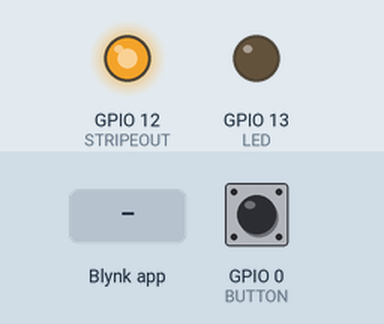
Bench run of a sketch on a simulated ESP8266 (NodeMCU). Parts: output pins drawn as LEDs (lit = HIGH). The test bench sets the inputs (shaded band); at power-on: GPIO 0 (BUTTON) LOW. WiFi joins after 1.5 s; servers stay silent unless stated.

Above: at 2.8 s.
3.1 s: GPIO 0 (BUTTON) pulled HIGH for 0.15 s
At 5.1 s:
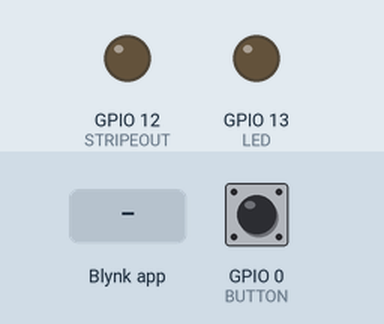
6.1 s: Blynk app writes 1 to V1
At 6.9 s:
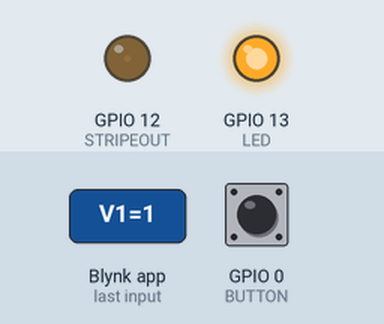
7.6 s: Blynk app writes 200 to V1
At 9.7 s:
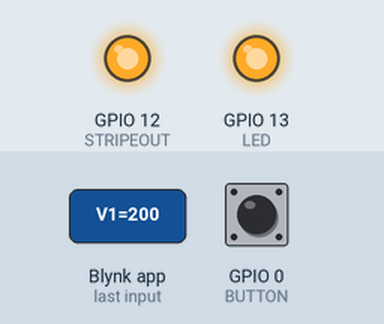
10.0 s: GPIO 0 (BUTTON) pulled HIGH for 1 s
At 11.4 s:
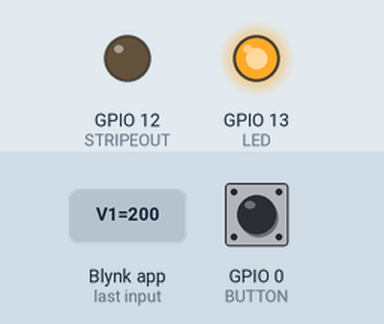
Timing chart, 0 to 13.5 s (numbered marks = the images above; inputs shaded):
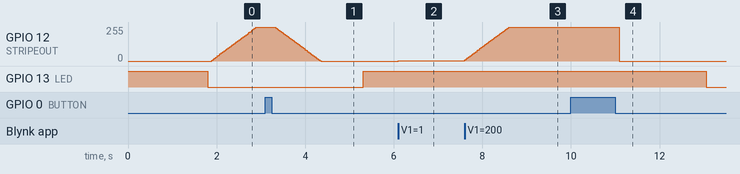

Measured:
- after the input at 3.1 s, GPIO 12 (STRIPEOUT): moves from 255/255 to 0/255 over 1.0 s, starting after 0.23 s; GPIO 13 (LED): LOW → HIGH after 2.2 s instead of 0.76 s
- after the input at 6.1 s, GPIO 12 (STRIPEOUT): 0/255 → 2/255 at once
- after the input at 7.6 s, GPIO 12 (STRIPEOUT): moves from 2/255 to 255/255 over 0.99 s, starting at once
- after the input at 10.0 s, GPIO 12 (STRIPEOUT): 255/255 → 0/255 after 1.1 s; GPIO 13 (LED): HIGH → LOW after 3.1 s

The sketch:

Sonoff_BLynk.ino
```cpp
#define BLYNK_PRINT Serial

#include <ESP8266WiFi.h>
#include <BlynkSimpleEsp8266.h>

#define STRIPEOUT 12
#define LED       13
#define BUTTON    0
#define SW_TIME   40   /* time for contacnts valuation */
#define STEP_TIME 30   /* time for change one step*/
#define STEP_BRIGHT 3  /* step for brightness change*/
#define PWMRANGE 100   /* esp8266 core range for analogWrite function*/

char auth[] = "auth";

char ssid[] = "SSID";
char pass[] = "PSWD";

boolean       sw_f = false, sw = false, gled = false;
unsigned long m_sw, m_step;
byte          cnt = 0, s_cnt=0, brightness = 0, goal_brightness = 0;

BLYNK_WRITE(V1)
{
  goal_brightness = param.asInt(); // assigning incoming value from pin V1 to a variable
}

void check_sw(void)
{
  if (digitalRead(BUTTON)) {
    sw    = false;
    cnt   = 0;
    s_cnt = 0;
  }
  else {
    cnt++;
    s_cnt++;
  }
  if (cnt == 2) sw_f = true;
  if (s_cnt == 50) {
    gled = !gled;
    digitalWrite(LED, gled);
  }
  m_sw = millis();
}

void setup()
{
  pinMode(STRIPEOUT, OUTPUT);
  pinMode(BUTTON,    INPUT);
  pinMode(LED,       OUTPUT);
  digitalWrite(LED,  HIGH);
  analogWriteRange(PWMRANGE);

  Blynk.begin(auth, ssid, pass);
  digitalWrite(LED, LOW);
  m_sw = millis();
  Blynk.virtualWrite(V1, brightness);
}

void loop()
{
  Blynk.run();
  if ((!digitalRead(BUTTON))&&(!sw)) {
    sw = true;
    m_sw = millis();
  }

  if (sw && ((millis() - m_sw) > SW_TIME)) check_sw();

  if (brightness != goal_brightness && (millis() - m_step > STEP_TIME)) {
    if (brightness < goal_brightness) {
      brightness += STEP_BRIGHT;
      if ( (brightness >= goal_brightness)||( brightness < STEP_BRIGHT )) {
        brightness = goal_brightness;
        Blynk.virtualWrite(V1, brightness);
      }
    } else {
      brightness -= STEP_BRIGHT;
      if ( (brightness <= goal_brightness) || (brightness > (PWMRANGE - STEP_BRIGHT)) ) {
        brightness = goal_brightness;
        Blynk.virtualWrite(V1, brightness);
      }
    }
    analogWrite(STRIPEOUT, brightness);
    m_step = millis();
  }
  if (sw_f) {
    sw_f = false;
    if (brightness <= STEP_BRIGHT) {
      goal_brightness = PWMRANGE;
    } else {
      goal_brightness = 0;
    }
  }
}
```
